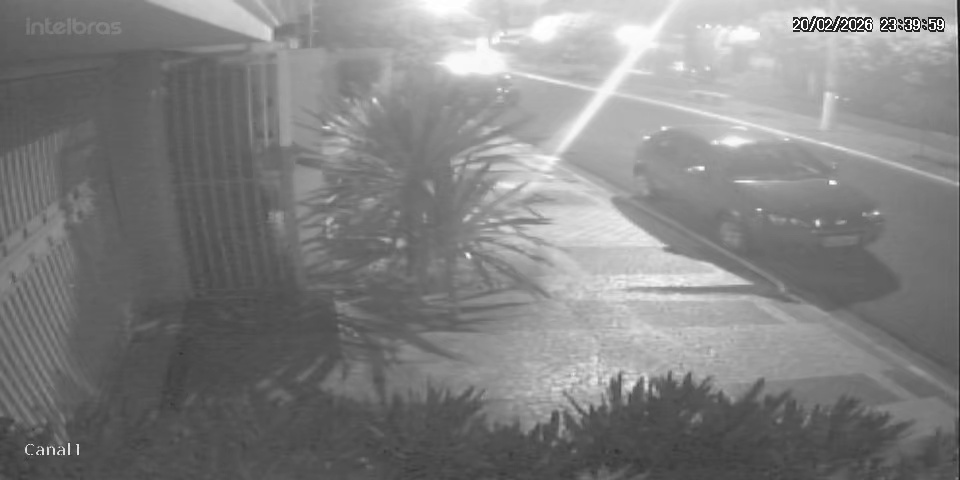
#> input picture frame_0.jpg, 960 x 480 px
$ python -i ensemble_detector.py   (imports and definitions only)
#> lines starting #> are read from the running program, lines starting #| are printed output that depends on the picture; after the words box and inside, x2 and y2 are one past the last pixel; in counts of white or black regions, pixels touching at a corner belong together
"""
Ensemble Detector - Phase 3
Encadeia múltiplos detectores com NMS e fallback chain.

Estratégia:
1. Tenta YOLO como detector primário.
2. Se confiança máxima < threshold ou sem detecções, tenta detector
   de fallback baseado em contornos (sem dependência de modelo).
3. Funde resultados de múltiplos detectores via Non-Maximum Suppression.
"""
import logging
import os
from typing import List, Dict, Optional

import cv2
import numpy as np

logger = logging.getLogger(__name__)

# Threshold mínimo de confiança para aceitar detecção primária
_YOLO_CONF_THRESHOLD = float(os.getenv('GROM_ENSEMBLE_YOLO_THRESH', '0.30'))
# IoU threshold para NMS entre detectores
_NMS_IOU_THRESHOLD = float(os.getenv('GROM_ENSEMBLE_NMS_IOU', '0.45'))


# ---------------------------------------------------------------------------
# Helpers
# ---------------------------------------------------------------------------

def _load_image(image_path: str) -> Optional[np.ndarray]:
#> called with image_path = '../frame_0.jpg'
    img = cv2.imread(image_path, cv2.IMREAD_COLOR)
#> img is the input picture: shape (480, 960, 3); min 8, max 255, mean 129.5
    if img is not None:
        return img
    try:
        data = np.fromfile(image_path, dtype=np.uint8)
        if data.size > 0:
            return cv2.imdecode(data, cv2.IMREAD_COLOR)
    except Exception:
        pass
    return None


# [39 lines left out: functions _iou, _nms, not called in this run]


# ---------------------------------------------------------------------------
# Detector de fallback: contornos retangulares (sem modelo)
# ---------------------------------------------------------------------------

def _detect_by_contours(image_path: str) -> List[Dict]:
    """
    Detector baseado em contornos para imagens de placa recortada ou cena.
    Procura regiões retangulares com proporção de placa (~2:1 a ~6:1).
    Retorna confiança heurística (0.0 - 0.60).
    """
    img = _load_image(image_path)
    if img is None:
        return []

    h, w = img.shape[:2]
#> h = 480; w = 960
    gray = cv2.cvtColor(img, cv2.COLOR_BGR2GRAY)
    blurred = cv2.GaussianBlur(gray, (5, 5), 0)
    edges = cv2.Canny(blurred, 50, 150)
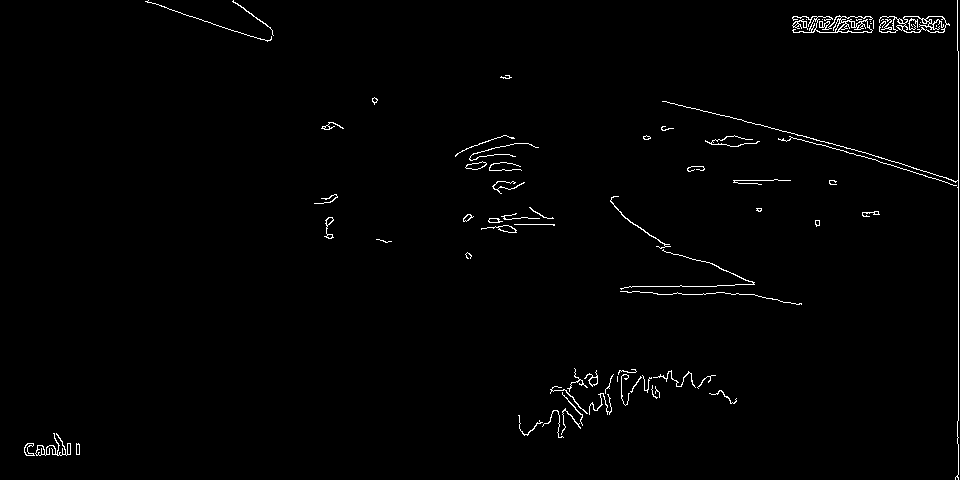
#> edges: shape (480, 960); 1.2% white in thin lines or dots
    dilated = cv2.dilate(edges, np.ones((3, 3), np.uint8), iterations=1)
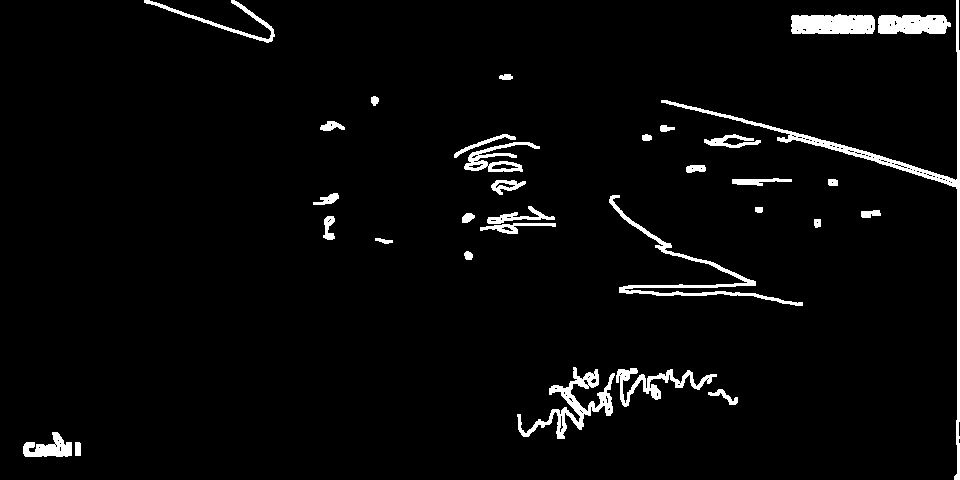
#> dilated: shape (480, 960); 3.6% white; 32 white regions

    contours, _ = cv2.findContours(dilated, cv2.RETR_EXTERNAL, cv2.CHAIN_APPROX_SIMPLE)
#> contours = 32 contours; largest, box (x1, y1, x2, y2) and area: (661, 0, 960, 480) 2502, (517, 367, 615, 439) 1566, (791, 14, 875, 34) 1456, (609, 195, 803, 306) 1308, (878, 15, 951, 34) 1166

    candidates = []
    for cnt in contours:
        area = cv2.contourArea(cnt)
        if area < (h * w * 0.005):  # ignora ruído muito pequeno
            continue

        rect = cv2.boundingRect(cnt)
        rx, ry, rw, rh = rect
        if rh == 0:
            continue

        aspect = rw / rh
        if not (1.8 <= aspect <= 7.0):
            continue

        # Confiança heurística baseada em área relativa e proporção ideal (~4:1)
        area_ratio = (rw * rh) / (w * h)
        ideal_aspect_deviation = abs(aspect - 4.0) / 4.0
        conf = max(0.05, min(0.60, area_ratio * 5.0 - ideal_aspect_deviation * 0.2))

        candidates.append({
            'bbox': [rx, ry, rx + rw, ry + rh],
            'confidence': round(conf, 4),
            'source': 'contour',
        })
#> this loop made 32 passes
#> area on passes 1 to 12: 64.5, 629.5, 122, 867, 1566.5, 51, 44, 277, 44, 150.5, 78.5, 95.5
#> (area, rx, ry, rw, rh, aspect) on pass 31: (2502, 661, 0, 299, 480, 0.623)
#> after the loop, candidates = []

    # Retorna os 3 melhores candidatos
    candidates.sort(key=lambda d: d['confidence'], reverse=True)
    return candidates[:3]


# ---------------------------------------------------------------------------
# Detector YOLO (wrapper isolado)
# ---------------------------------------------------------------------------

# [56 lines left out: functions _detect_yolo, detect_ensemble, not called in this run]

>>> result = _detect_by_contours('../frame_0.jpg')
#> result = []
